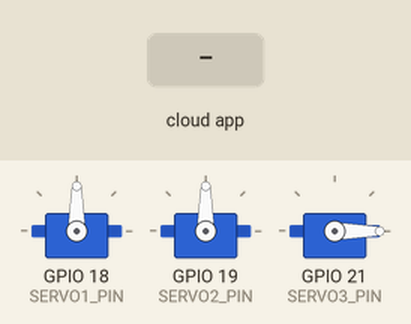
This sketch was run on a simulated ESP32. Parts: 3 × servo. The test bench sets the inputs (shaded band). WiFi joins after 1.5 s; servers stay silent unless stated; the Firebase database answers and starts empty; what the sketch prints to the serial monitor is not drawn.

Above: at 2.7 s.
2.8 s: the phone or cloud app sets path_selection to 1
At 3.5 s:
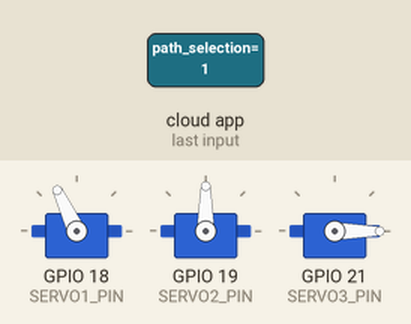
4.3 s: the phone or cloud app sets race_status to started
At 7.06 s:
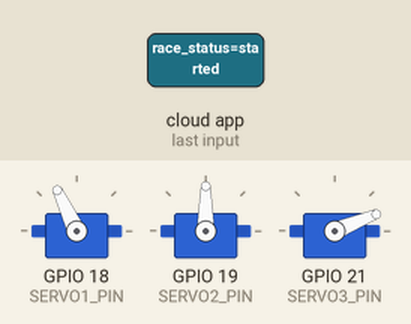
7.3 s: the phone or cloud app sets path_selection to 0
8.8 s: the phone or cloud app sets path_selection to 1
At 10.66 s:
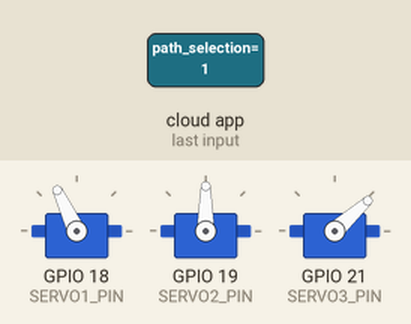
Timing chart, 0 to 15.8 s (numbered marks = the images above; inputs shaded):
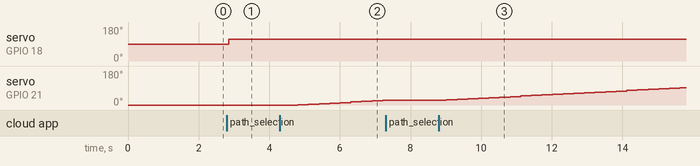

Measured:
- after the input at 2.8 s, servo on GPIO 18 (SERVO1_PIN): 90° → 115° after 0.05 s
- after the input at 4.3 s, servo on GPIO 21 (SERVO3_PIN): moves from 0° to 25° over 2.4 s, starting after 0.51 s
- after the input at 7.3 s, servo on GPIO 21 (SERVO3_PIN): stays 25° (without the input it goes to 28° after 0.21 s)
- after the input at 8.8 s, servo on GPIO 21 (SERVO3_PIN): moves from 25° to 92° over 6.6 s, starting after 0.22 s

The sketch:

sketch_may31a.ino
```cpp
#include <WiFi.h>
#include <FirebaseESP32.h>
#include <ESP32Servo.h>

// ---------- Credentials ----------
#define WIFI_SSID "" // Setup your wifi ssid
#define WIFI_PASSWORD "" // Setup your wifi password
#define FIREBASE_HOST "" // Add firebase host
#define FIREBASE_AUTH "" // Add firebase auth

// Objects
FirebaseData fbdo;
FirebaseAuth auth;
FirebaseConfig config;

Servo servo1, servo2, servo3;

#define SERVO1_PIN 18
#define SERVO2_PIN 19
#define SERVO3_PIN 21

// Barrier variables
int currentPulse = 500;
int minPulse = 500;
int maxPulse = 1500;
int stepSize = 30;
unsigned long lastUpdate = 0;
int interval = 1;
bool goingUp = true;

// Firebase checking interval
unsigned long lastFirebaseCheck = 0;
const unsigned long firebaseCheckInterval = 200;

// Race status and path variables
bool raceStarted = false;
int pathValue = 0; // <-- DECLARED GLOBALLY HERE

// ---------------- PATH FUNCTIONS ----------------
void path1() {
  servo2.write(90);
  servo1.write(115);
  Serial.println("Path 1");
}

void path2() {
  servo2.write(150);
  servo1.write(115);
  Serial.println("Path 2");
}

void path3() {
  servo2.write(95);
  servo1.write(70);
  Serial.println("Path 3");
}

// ---------------- BARRIER FUNCTION ----------------
void barrier1() {
  if (millis() - lastUpdate >= interval) {
    lastUpdate = millis();

    if (goingUp) {
      currentPulse += stepSize;
      if (currentPulse >= maxPulse) {
        goingUp = false;
      }
    } else {
      currentPulse -= stepSize;
      if (currentPulse <= minPulse) {
        goingUp = true;
      }
    }

    servo3.writeMicroseconds(currentPulse);
  }
}

void setup() {
  Serial.begin(115200);

  servo1.attach(SERVO1_PIN);
  servo2.attach(SERVO2_PIN);
  servo3.attach(SERVO3_PIN);

  servo3.writeMicroseconds(minPulse);

  WiFi.begin(WIFI_SSID, WIFI_PASSWORD);

  while (WiFi.status() != WL_CONNECTED) {
    delay(500);
    Serial.print(".");
  }

  Serial.println("\nWiFi Connected");

  config.host = FIREBASE_HOST;
  config.signer.tokens.legacy_token = FIREBASE_AUTH;

  Firebase.begin(&config, &auth);
  Firebase.reconnectWiFi(true);
}

void loop() {
  if (Firebase.ready()) {

    // Read Firebase only every 200ms
    if (millis() - lastFirebaseCheck >= firebaseCheckInterval) {
      lastFirebaseCheck = millis();

      // ---------- Read path_selection ----------
      if (Firebase.getInt(fbdo, "/path_selection")) {

        // <-- REMOVED "int" HERE. WE NOW UPDATE THE GLOBAL VARIABLE
        pathValue = fbdo.intData();

        static int lastPath = -1;

        if (pathValue != lastPath) {
          if (pathValue == 1) {
            path1();
          } else if (pathValue == 2) {
            path2();
          } else if (pathValue == 3) {
            path3();
          }

          lastPath = pathValue;
        }
      }

      // ---------- Read race_status ----------
      if (Firebase.getString(fbdo, "/race_status")) {
        String statusValue = fbdo.stringData();
        statusValue.trim();

        if (statusValue == "started") {
          raceStarted = true;
        } else {
          raceStarted = false;
        }

        Serial.print("Race Status: ");
        Serial.println(statusValue);
      }
    }
  }

  // Barrier runs only when race_status == "started"
  // pathValue is now globally recognized here!
  if (raceStarted && pathValue == 1) {
    barrier1();
  }
}
```
